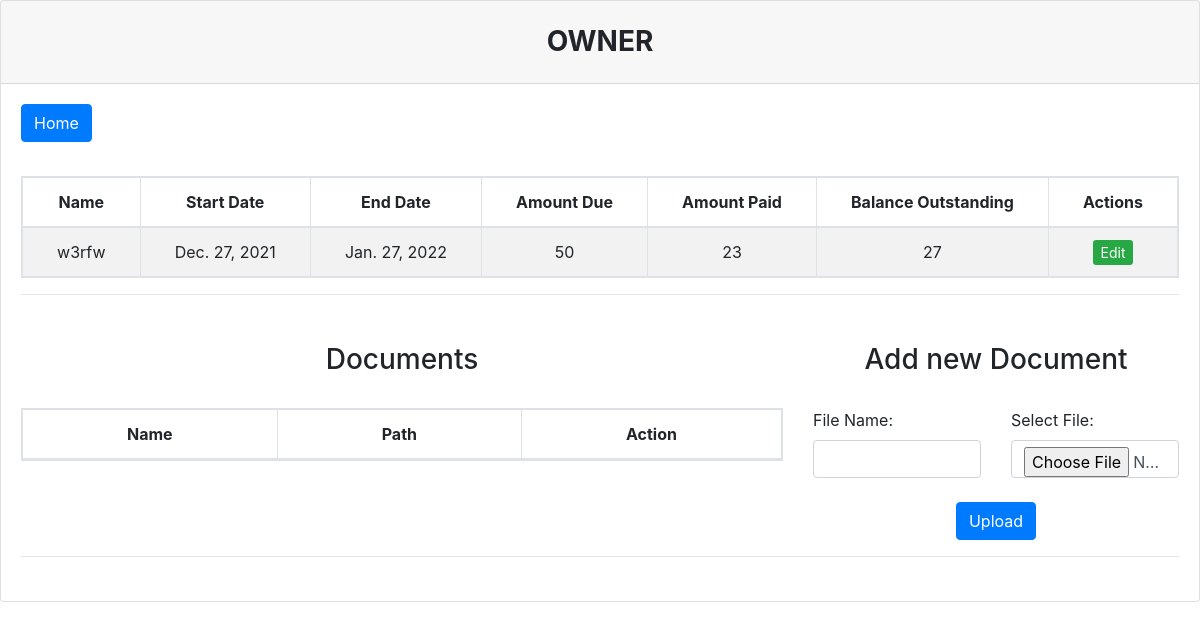
Page /view_owner/4 (signed in) on the committed database.
### Manager/models.py (models this page shows)
class owner(models.Model):
    name = models.CharField(max_length=100, blank=False)
    start = models.DateField(max_length=100, blank=False, )
    end = models.DateField(max_length=100, blank=False, )
    amount_due = models.IntegerField(blank=False, )
    amount_paid = models.IntegerField(blank=False, )
    balance = models.CharField(max_length=99999, blank=False, )

### Manager/views.py (the view)
# urls.py: path('view_owner/<int:owner_id>', view_owner, name="view_owner"),
@login_required(login_url="/login")
def view_owner(request, owner_id):
    if request.user.is_superuser:
        update_obalance()
        if request.method == "POST":
            form = ownerDocsForm(request.POST, request.FILES)
            if form.is_valid():
                form.save()
                return redirect('view_owner', owner_id=owner_id)
            else:
                print(form.errors)
                messages.error(request, 'Please use correct data!')
                return redirect('view_owner', owner_id=owner_id)
        else:
            owner_obj = owner.objects.all().filter(id=owner_id)
            doc_obj = ownerDocs.objects.all().filter(owner_account_id=owner_id)
            form = ownerDocsForm
            return render(request, 'view_owner.html', {'owners':owner_obj, 'documents':doc_obj, 'form':form})
    else:
        return HttpResponse("Access Denied")

### Manager/views.py (called while the page is built)
def update_obalance():
    owners_obj = owner.objects.all()
    for owner_i in owners_obj:
        balance = owner_i.amount_due - owner_i.amount_paid
        owner_i.balance = balance
        owner_i.save()

### Manager/templates/view_owner.html (shortened to what this page needs)
{%  load static %}
<!DOCTYPE html>
<html lang="en">
<head>
    <link rel="stylesheet" href="{% static 'css/bootstrap.css' %}">
</head>
<body>
    <div class="card">
      <h3 class="card-header text-center font-weight-bold text-uppercase py-4">
        owner {{ owners.0.plate }}
      </h3>
      <div class="card-body">
        <div id="table" class="table-editable">
          <span class="table-add float-left mb-3 mr-2">
              <a href="/home" class="btn btn-primary">Home</a>
          </span>
          <br>
          <br>
          <br>
          <table class="table table-bordered table-responsive table-striped text-center">
            <thead>
              <tr>
                <th class="text-center" style="white-space: nowrap;width: 1%;">Name</th>
                <th class="text-center" style="white-space: nowrap;width: 1%;">Start Date</th>
                <th class="text-center" style="white-space: nowrap;width: 1%;">End Date</th>
                <th class="text-center" style="white-space: nowrap;width: 1%;">Amount Due</th>
                <th class="text-center" style="white-space: nowrap;width: 1%;">Amount Paid</th>
                <th class="text-center" style="white-space: nowrap;width: 1%;">Balance Outstanding</th>
                <th class="text-center" style="white-space: nowrap;width: 1%;">Actions</th>
              </tr>
            </thead>
            <tbody id="myTable">
                {% for owner in owners %}
                    <tr>
                        <td class="pt-3-half" style="white-space: nowrap;width: 1%;">{{ owner.name }}</td>
                        <td class="pt-3-half" style="white-space: nowrap;width: 1%;">{{ owner.start }}</td>
                        <td class="pt-3-half" style="white-space: nowrap;width: 1%;">{{ owner.end }}</td>
                        <td class="pt-3-half" style="white-space: nowrap;width: 1%;">{{ owner.amount_due }}</td>
                        <td class="pt-3-half" style="white-space: nowrap;width: 1%;">{{ owner.amount_paid }}</td>
                        <td class="pt-3-half" style="white-space: nowrap;width: 1%;">{{ owner.balance }}</td>
                        <td class="pt-3-half" style="white-space: nowrap;width: 1%;">
                            <a href="{% url 'edit_owner' owner.id %}" class="btn-sm btn-success">Edit</a>
                        </td>
                      </tr>
                {% endfor %}
            </tbody>
            </table>
            <hr class="mb-4">
            <div class="row">
                <div class="col-8 col-lg-8 col-xl-8">
                    <br>
                    <div class="row justify-content-center">
                        <h3>Documents</h3>
                    </div>
                    <br>
                    <table class="table table-bordered table-responsive table-striped text-center">
                    <thead>
                      <tr>
                        <th class="text-center" style="white-space: nowrap;width: 1%;">Name</th>
                        <th class="text-center" style="white-space: nowrap;width: 1%;">Path</th>
                        <th class="text-center" style="white-space: nowrap;width: 1%;">Action</th>
                      </tr>
                    </thead>
                    </table>
                </div>
                <div class="col-4 col-lg-4 col-xl-4">
                    <form method="POST" enctype ="multipart/form-data">
                        <br>
                        <div class="row justify-content-center">
                            <h3>Add new Document</h3>
                        </div>
                        <br>
                        <div class="row">
                            <div class="col-6 col-lg-6 col-xl-6">
                                            <label class="form-label" for="file_name">File Name:</label>
                                            <input type="text" name="file_name" id="file_name" class="form-control" required/>
                            </div>
                            <div class="col-6 col-lg-6 col-xl-6">
                                <label class="form-label" for="doc">Select File:</label>
                                <input type="file" name="doc" id="doc" class="form-control" required/>
                            </div>
                        </div>
                        <br>
                        <div class="row justify-content-center">
                            <input type="submit" class="btn btn-primary" value="Upload">
                        </div>
                    </form>
                </div>
            </div>
            <hr class="mb-4">
            </div>
          </div>
    </div>
    <link rel="stylesheet" href="https://cdn.datatables.net/1.10.22/css/dataTables.bootstrap4.min.css">
</body>
</html>

### rows in the picture
owner: name "w3rfw", start "Dec. 27, 2021", end "Jan. 27, 2022", amount_due "50", amount_paid "23", balance "27"
